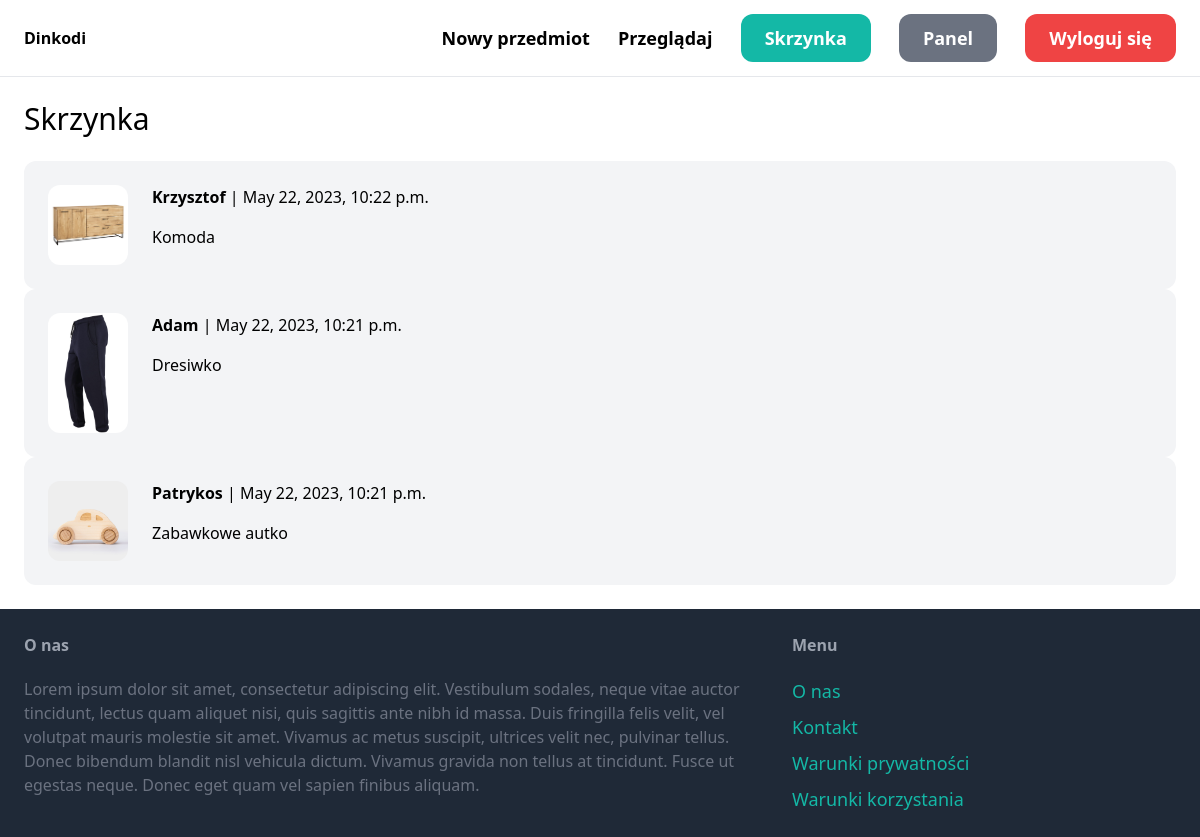
The app's page /conversation/ (signed in) with its own data.
### conversation/models.py (models this page shows)
class Conversation(models.Model):
    item = models.ForeignKey(Item, related_name='conversations',on_delete=models.CASCADE)
    members = models.ManyToManyField(User, related_name='conversations')
    created_at = models.DateTimeField(auto_now_add=True)
    modified_at = models.DateTimeField(auto_now=True)
    class Meta:
        ordering = ('-modified_at',)

### item/models.py (models this page shows, shortened)
class Item(models.Model):
    category = models.ForeignKey(Category, related_name="items",on_delete=models.CASCADE)
    name = models.CharField(max_length=255)
    description = models.TextField(blank=True,null=True)
    price = models.FloatField()
    image = models.ImageField(upload_to="items_images", blank=True,null=True)
    is_sold = models.BooleanField(default=False)
    create_by = models.ForeignKey(User, related_name="items", on_delete=models.CASCADE)
    created_at = models.DateTimeField(auto_now_add=True)
    class Meta:
        ordering = ("-created_at",)

### conversation/views.py (the view)
# urls.py: path('',views.inbox,name='inbox'),
@login_required
def inbox(request):
    conversations = Conversation.objects.filter(members__in=[request.user.id])
    return render(request,'conversation/inbox.html',{
        'conversations':conversations
    })

### conversation/templates/conversation/inbox.html (shortened to what this page needs)
{% extends 'core/base.html' %}
{% block content %}
<h1 class="mb-6 text-3xl">Skrzynka</h1>
<div class="space-y6">
    {% for conversation in conversations %}
        <a href="{% url 'conversation:detail' conversation.id %}">
            <div class="p-6 flex bg-gray-100 rounded-xl">
                <div class="pr-6">
                    <img src="{{ conversation.item.image.url }}" class="w-20 rounded-xl">
                </div>
                <div>
                    {% for member in conversation.members.all %}
                        {% if member != request.user %}
                            <p class="mb-4"><strong>{{member.username}}</strong> | {{conversation.modified_at}}</p>
                            <p>{{conversation.item.name}}</p>
                        {% endif %}
                    {% endfor %}
                </div>
            </div>
        </a>
    {% endfor %}
</div>
{% endblock %}

### records on screen
Conversation: item.image (picture), modified_at "May 22, 2023, 10:22 p.m.", item.name "Komoda"
Conversation: item.image (picture), modified_at "May 22, 2023, 10:21 p.m.", item.name "Dresiwko"
Conversation: item.image (picture), modified_at "May 22, 2023, 10:21 p.m.", item.name "Zabawkowe autko"

### other values on screen
{{ member.username }} "Krzysztof"
{{ member.username }} "Adam"
{{ member.username }} "Patrykos"
